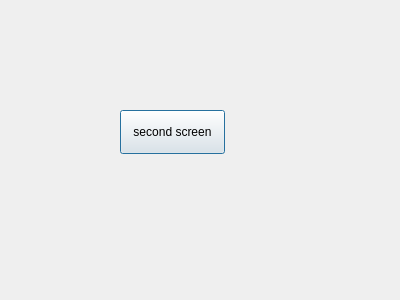
<?xml version="1.0" encoding="UTF-8"?>
<ui version="4.0">
 <class>Dialog</class>
 <widget class="QDialog" name="Dialog">
  <property name="geometry">
   <rect>
    <x>0</x>
    <y>0</y>
    <width>400</width>
    <height>300</height>
   </rect>
  </property>
  <property name="windowTitle">
   <string>Dialog</string>
  </property>
  <widget class="QPushButton" name="pushButton">
   <property name="geometry">
    <rect>
     <x>120</x>
     <y>110</y>
     <width>105</width>
     <height>44</height>
    </rect>
   </property>
   <property name="text">
    <string>second screen</string>
   </property>
  </widget>
 </widget>
 <resources/>
 <connections/>
</ui>
